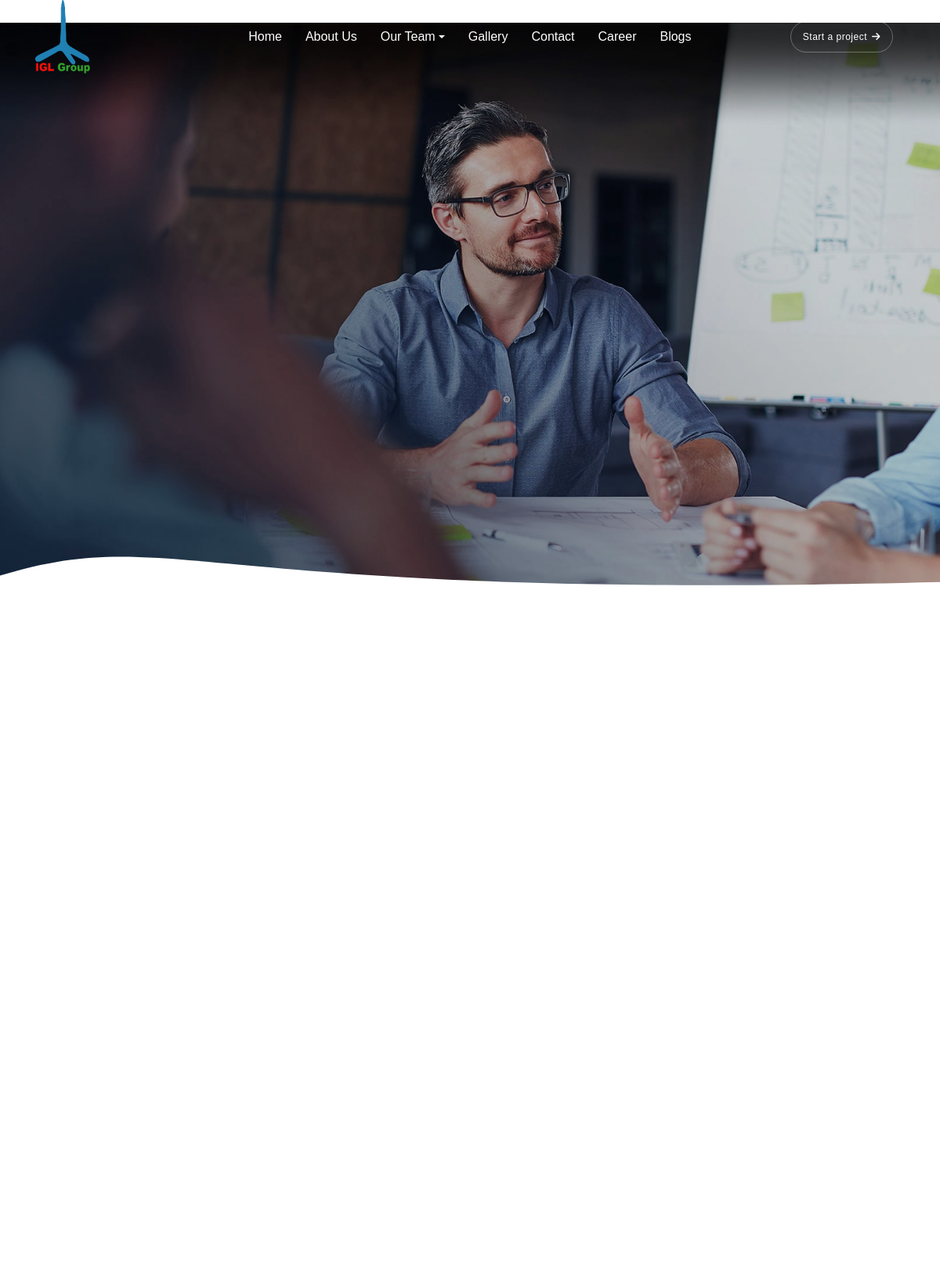
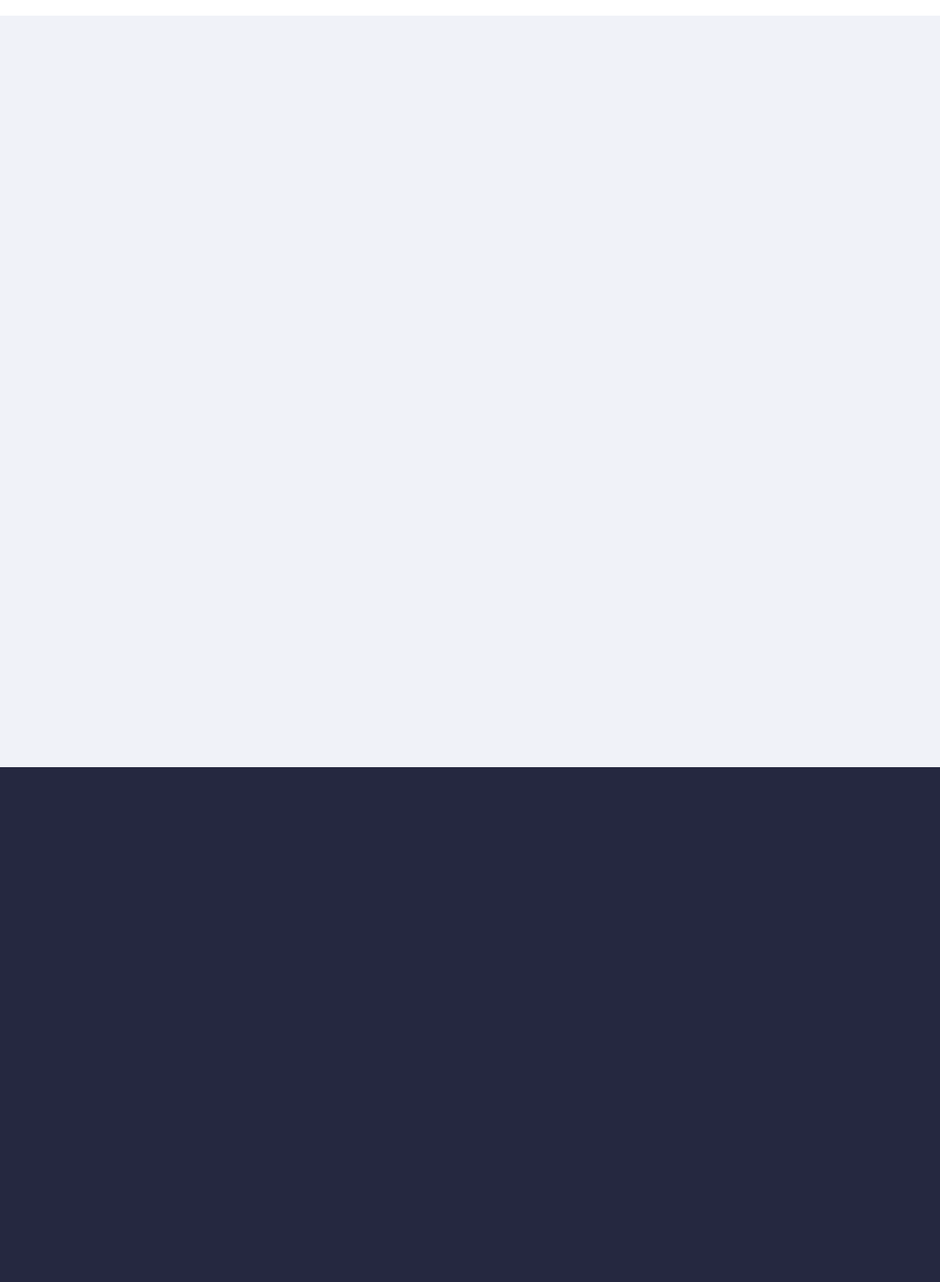
The page / (upper part) on the database its author committed (2 pictures, top to bottom).
### igl/models.py (models this page shows, shortened)
class Logo(models.Model):
    image = models.ImageField(upload_to='logos/')
    is_active = models.BooleanField(default=True)

class NavMenu(models.Model):
    name = models.CharField(max_length=255)
    url = models.CharField(max_length=255)  # Use CharField instead of URLField
    is_active = models.BooleanField(default=True)
    parent = models.ForeignKey('self', on_delete=models.CASCADE, null=True, blank=True, related_name='sub_menus')

class CoverSection(models.Model):
    title = models.CharField(max_length=255)
    description = models.TextField(max_length=255)
    button_text = models.CharField(max_length=100)
    url = models.CharField(max_length=255)  # Use CharField instead of URLField
    background_image = models.ImageField(upload_to='cover_section_images/')

### igl/views.py (the view)
# urls.py: path('',views.home,name="home"),
def home(request):
    cover_section = CoverSection.objects.first()  # Fetch the first cover section
    return render(request, 'frontend/home.html', {'cover_section': cover_section})

### igl/context_processors.py (called while the page is built)
def global_context(request):
    logo = Logo.objects.filter(is_active=True).first()
    menus = NavMenu.objects.filter(is_active=True)
    return {
        'logo': logo,
        'menus': menus,
    }

### igl/templates/frontend/home.html (shortened to what this page needs)
{% extends "frontend/base.html" %}
{% load static %}
{% block body %}
    <section class="cover-background full-screen ipad-top-space-margin py-0 md-h-750px sm-h-650px" style="background-image: url('{{ cover_section.background_image.url }}');">
        <div class="opacity-very-light bg-black"></div>
        <div class="shape-image-animation bottom-0 p-0 w-100 d-none d-md-block">
        </div>
        <div class="container h-100">
            <div class="row align-items-center h-100">
            </div>
        </div>
    </section>
    <section class="pt-3 sm-pt-50px">
        <div class="container">
            <div class="row mb-10 align-items-center">
                <div class="col-lg-5 position-relative md-mb-20">
                    <div class="w-70 xs-w-80" data-animation-delay="50" data-shadow-animation="true">
                    </div>
                    <div class="w-60 overflow-hidden position-absolute right-minus-15px xs-right-15px xs-w-60 bottom-minus-50px" data-shadow-animation="true" data-animation-delay="250" data-bottom-top="transform: translateY(50px)" data-top-bottom="transform: translateY(-50px)">
                    </div>
                </div>
            </div>
        </div>
    </section>
    <section class="overflow-hidden bg-very-light-gray position-relative">
        <div class="container">
        </div>
    </section>
    <section class="bg-dark-gray">
        <div class="container">
            <div class="row justify-content-center mb-5 sm-mb-30px">
            </div>
        </div>
    </section>
{% endblock %}

### igl/templates/frontend/base.html (shortened to what this page needs)
﻿{% load static %}
<!doctype html>
<html class="no-js" lang="en">
    <head>
        <link href="https://cdnjs.cloudflare.com/ajax/libs/font-awesome/6.0.0-beta3/css/all.min.css" rel="stylesheet">
        <link rel="stylesheet" href="{% static 'css/vendors.min.css' %}">
<link rel="stylesheet" href="{% static 'css/icon.min.css' %}">
<link rel="stylesheet" href="{% static 'css/style.min.css' %}">
<link rel="stylesheet" href="{% static 'css/responsive.min.css' %}">
<link rel="stylesheet" href="{% static 'css/it-business/it-business.css' %}">
<link rel="stylesheet" href="{% static 'css/style.css' %}">
    </head>
      <header>
<nav class="navbar navbar-expand-lg header-transparent bg-transparent header-reverse glass-effect " data-header-hover="light">
  <div class="container-fluid">
       <div class="logo">
        {% if logo %}
            <img src="{{ logo.image.url }}" alt="{{ logo.alt_text }}">
        {% else %}
            <p>No logo available</p>
        {% endif %}
    </div>
      <div class="col-auto col-xxl-6 col-lg-8 menu-order position-static">
          <div class="collapse navbar-collapse justify-content-center" id="navbarNav">
            <ul class="navbar-nav">
                {% for menu in menus %}
                    {% if menu.sub_menus.exists %}
                        <li class="nav-item dropdown">
                            <a href="{{ menu.url }}" class="nav-link dropdown-toggle" id="navbarDropdownMenuLink" role="button" data-bs-toggle="dropdown" aria-expanded="false">
                                {{ menu.name }}
                            </a>
                        </li>
                    {% else %}
                        <li class="nav-item">
                            <a href="{{ menu.url }}" class="nav-link">{{ menu.name }}</a>
                        </li>
                    {% endif %}
                {% endfor %}
            </ul>
        </div>
      </div>
      <div class="col-auto col-xxl-3 col-lg-2 text-end d-none d-sm-flex">
          <div class="header-icon">
              <a href="{% url 'contact' %}" class="btn btn-large btn-transparent-white-light btn-rounded text-transform-none border-1">Start a project<i class="fa-solid fa-arrow-right"></i></a>
          </div>
      </div>
  </div>
</nav>
    </header>
    <body data-mobile-nav-style="full-screen-menu" data-mobile-nav-bg-color="#252840">
        {% block body %}{% endblock %}
    </body>
</html>

### igl/static/css/it-business.css (style rules this page uses)
:root { --base-color: #074eb9; --dark-gray:#252840; --black:#05060a; --medium-gray:#7d8087; --very-light-gray: #f0f2f8; --primary-font: 'Plus Jakarta Sans', sans-serif; }
body { line-height: 29px; }
.navbar .navbar-nav .nav-link { font-size: 17px; }
header .btn.btn-rounded.btn-large { padding:10px 26px; font-size: 13px; font-weight: 500; }
[class*=btn-transparent], [class*=" btn-transparent"] { font-weight: 500; }
.btn { text-transform: none; font-family: var(--primary-font); }
@media (max-width: 1299px) { .navbar .navbar-nav .nav-link { font-size: 16px; } }
@media (max-width: 1299px) { header .btn.btn-rounded.btn-large { padding: 10px 15px; font-size: 12px; } }

### igl/static/css/style.css (style rules this page uses)
.navbar-nav { margin-left: auto; }
.logo { width: 70px; }
.navbar-nav .nav-item.dropdown { position: relative; }
.navbar-nav .nav-item .nav-link { color: #fff !important; padding: 10px 15px; font-size: 16px; transition: all 0.3s ease-in-out; }

### rows shown on the page
Logo: image (picture)
NavMenu: name "Home"
NavMenu: name "About Us"
NavMenu: name "Our Team"
NavMenu: name "Gallery"
NavMenu: name "Contact"
NavMenu: name "Career"
NavMenu: name "Blogs"
CoverSection: background_image (picture)
